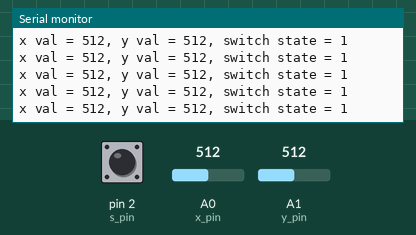
This sketch was run on a simulated Arduino Uno, built with avr-gcc and run on an emulated ATmega328P. Shown: the last lines printed to the serial monitor. The inputs (shaded band) are chosen by the test bench; at power-on: A1 (y_pin) = 512, pin 2 (s_pin) HIGH, A0 (x_pin) = 512.

Above: at 7.4 s.
7.5 s: A1 (y_pin) set to 1023
At 7.99 s:
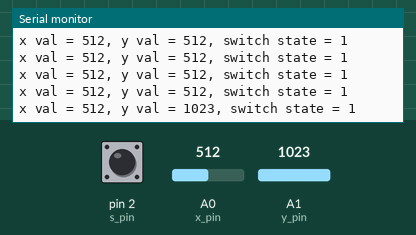
10.5 s: A1 (y_pin) set to 990
At 10.6 s:
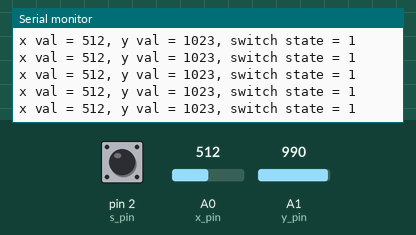
Timing chart, 0 to 13.5 s (numbered marks = the images above; inputs shaded):
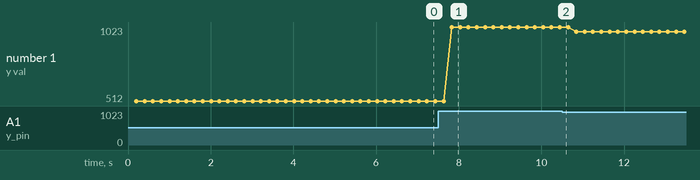

Measured:
- after the input at 7.5 s, the serial monitor: prints a new line after 0.33 s (image 1)
- plotted number 1: 512 → 1023 after the input at 7.5 s, 1023 → 990 after the input at 10.5 s

The sketch:

Tutorial_32_Joystick.ino
```cpp
//joystick
int x_pin = A0;
int y_pin = A1;
int s_pin = 2;
int x_val;
int y_val;
int s_val;
int wait = 200;

void setup() {
  // put your setup code here, to run once:
  Serial.begin(9600);
  pinMode(x_pin, INPUT);
  pinMode(y_pin, INPUT);
  pinMode(s_pin, INPUT);
  //pull up resistor s_pin = 1)
  digitalWrite(s_pin, HIGH);
}

void loop() {
  // put your main code here, to run repeatedly:
  x_val = analogRead(x_pin);
  y_val = analogRead(y_pin);
  s_val = digitalRead(s_pin);
  delay(wait);

  Serial.print("x val = ");
  Serial.print(x_val);
  Serial.print(", y val = ");
  Serial.print(y_val);
  Serial.print(", switch state = ");
  Serial.println(s_val);
}
```
